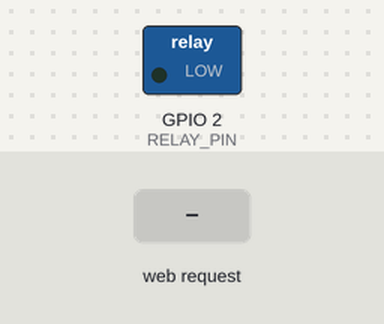
Simulated run of this sketch. Board: ESP32. On the bench: switched loads named in the sketch (green lamp = pin HIGH). Inputs (shaded band) come from the test bench. WiFi joins after 1.5 s; servers stay silent unless stated; what the sketch prints to the serial monitor is not drawn.

Above: at 2.7 s.
2.8 s: HTTP request GET /on received
At 3.6 s:
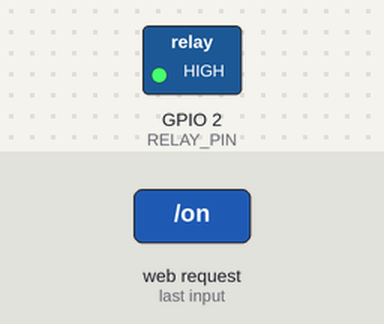
4.3 s: HTTP request GET /off received
At 4.8 s:
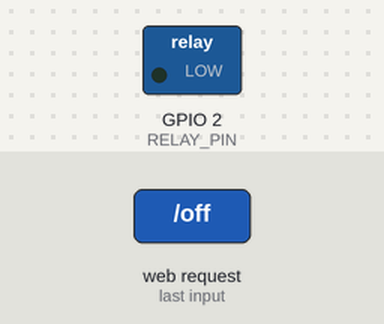
Timing chart, 0 to 7.3 s (numbered marks = the images above; inputs shaded):
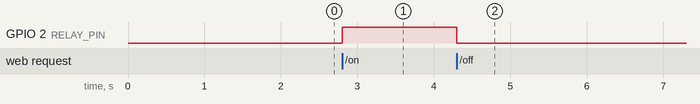

The sketch:

dual_mode_esp32.ino
```cpp
#include <WiFi.h>
#include <WebServer.h>

const char* AP_SSID  = "ESP32-AP-STA";
const char* AP_PASS  = "12345678";
const char* STA_SSID = "GANTI DENGAN SSID DI RUMAH KAMU";
const char* STA_PASS = "GANTI DENGAN SSID DI RUMAH KAMU";

WebServer server(80);
const int RELAY_PIN = 2;

String htmlPage(const String& where) {
  bool state = digitalRead(RELAY_PIN);
  String btn = state ? "<a href=\"/off\">MATIKAN</a>" : "<a href=\"/on\">NYALAKAN</a>";
  String ips = "AP IP: " + WiFi.softAPIP().toString();
  if (WiFi.status() == WL_CONNECTED) {
    ips += " | STA IP: " + WiFi.localIP().toString();
  }
  return String() +
    "<!doctype html><html><head><meta name='viewport' content='width=device-width, initial-scale=1'/>"
    "<style>body{font-family:Arial;padding:16px} a{display:inline-block;padding:12px 18px;border:1px solid #333;border-radius:8px;text-decoration:none}</style>"
    "</head><body>"
    "<h2>ESP32 AP+STA (" + where + ")</h2>"
    "<p>" + ips + "</p>"
    "<p>Status relay: <b>" + String(state ? "ON" : "OFF") + "</b></p>" + btn +
    "<p><a href='/'>Refresh</a></p>"
    "</body></html>";
}

void handleRoot() { server.send(200, "text/html", htmlPage("root")); }
void handleOn()   { digitalWrite(RELAY_PIN, HIGH); server.send(200, "text/html", htmlPage("on")); }
void handleOff()  { digitalWrite(RELAY_PIN, LOW);  server.send(200, "text/html", htmlPage("off")); }

void setup() {
  pinMode(RELAY_PIN, OUTPUT);
  digitalWrite(RELAY_PIN, LOW);
  Serial.begin(115200);

  // Mode ganda
  WiFi.mode(WIFI_AP_STA);

  // Start AP
  bool ap_ok = WiFi.softAP(AP_SSID, AP_PASS);
  Serial.printf("AP %s, IP: %s\n", ap_ok ? "OK" : "FAILED", WiFi.softAPIP().toString().c_str());

  // Join STA
  WiFi.begin(STA_SSID, STA_PASS);
  Serial.printf("Join ke STA %s", STA_SSID);
  uint32_t t0 = millis();
  while (WiFi.status() != WL_CONNECTED && millis() - t0 < 15000) {
    delay(500); Serial.print(".");
  }
  Serial.println();
  if (WiFi.status() == WL_CONNECTED) {
    Serial.print("STA IP: "); Serial.println(WiFi.localIP());
  } else {
    Serial.println("STA gagal (tetap bisa akses via AP 192.168.4.1).");
  }

  server.on("/", handleRoot);
  server.on("/on", handleOn);
  server.on("/off", handleOff);
  server.begin();
}

void loop() {
  server.handleClient();
}
```

Measured:
- after the input at 2.8 s, GPIO 2 (RELAY_PIN): LOW → HIGH at once
- after the input at 4.3 s, GPIO 2 (RELAY_PIN): HIGH → LOW at once
